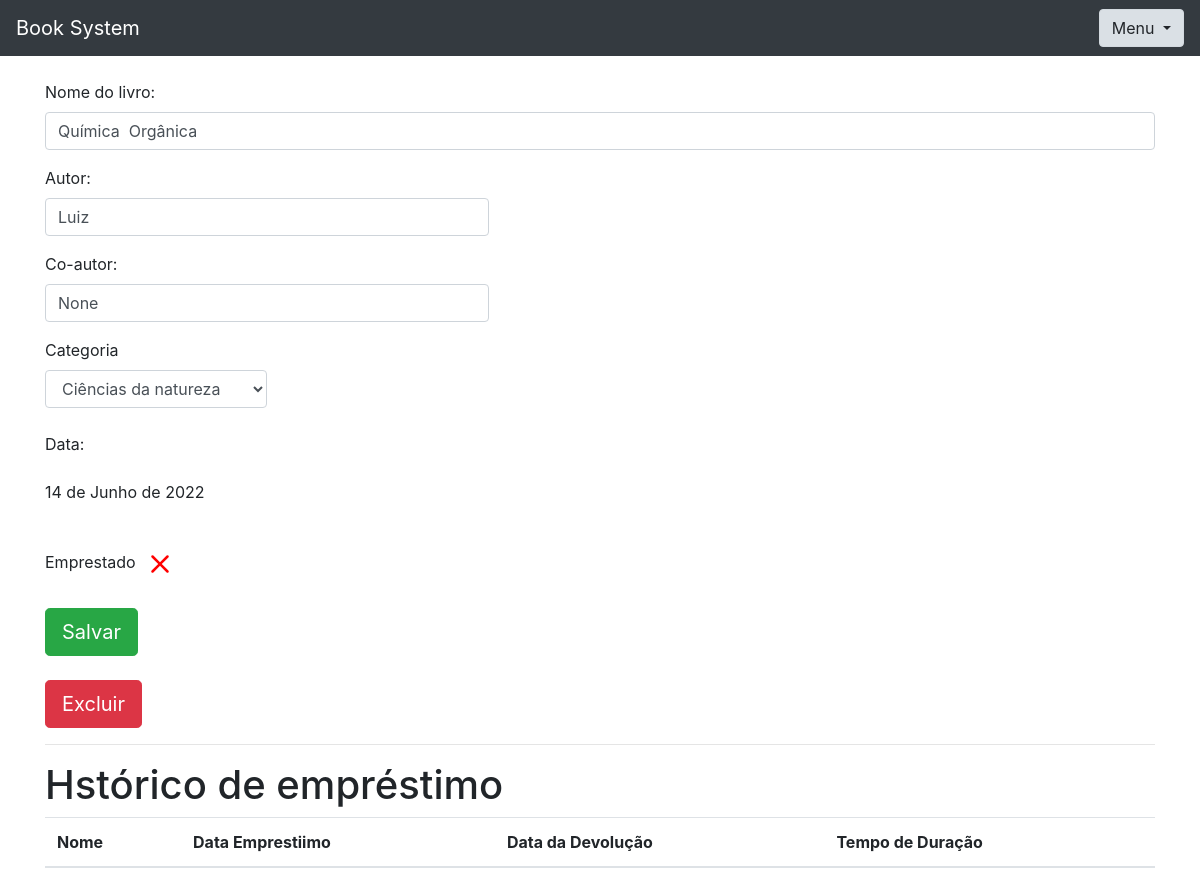
Page /livro/ver_livro/2 (signed in) on the committed database.
### livro/models.py (models this page shows, shortened)
class Livros(models.Model):
    img = models.ImageField(upload_to='capa_livro', null=True, blank=True)
    nome = models.CharField(max_length = 100)
    autor = models.CharField(max_length= 30)
    co_autor = models.CharField(max_length = 30, blank=True, null=True)
    data_cadastro = models.DateField(default=date.today)
    emprestado = models.BooleanField(default=False)
    categoria = models.ForeignKey(Categoria, on_delete=models.DO_NOTHING)
    usuario = models.ForeignKey(Usuario, on_delete=models.DO_NOTHING)
    class Meta:
        verbose_name = 'Livro'

### livro/views.py (the view)
# urls.py: path('ver_livro/<int:id>', views.ver_livros, name='ver_livros'),
def ver_livros(request, id):
    if request.session.get('usuario'):
        livro = Livros.objects.get(id = id)
        if request.session.get('usuario') == livro.usuario.id:
            usuario = Usuario.objects.get(id = request.session['usuario'])
            categoria_livro = Categoria.objects.filter(usuario = request.session.get('usuario'))
            emprestimos = Emprestimos.objects.filter(livro = livro)
            form = CadastroLivro()
            form.fields['usuario'].initial = request.session['usuario']
            form.fields['categoria'].queryset = Categoria.objects.filter(usuario = usuario)
            form_categoria = CategoriaLivro()
            usuarios = Usuario.objects.all()
            livros_emprestar = Livros.objects.filter(emprestado = False)
            livros_emprestados = Livros.objects.filter(usuario = usuario).filter(emprestado = True)
            return render(request, 'ver_livro.html', {'livro': livro,
                                                      'categoria_livro': categoria_livro,
                                                      'emprestimos': emprestimos,
                                                      'usuario_logado': request.session.get('usuario'),
                                                      'form': form,
                                                      'id_livro': id,
                                                      'form_categoria': form_categoria,
                                                      'usuarios': usuarios,
                                                      'livros_emprestar': livros_emprestar,
                                                      'livros_emprestados': livros_emprestados
                                                      })
        else:
            return HttpResponse('Essse livro não é seu')
    return redirect('/auth/login/?status=2')

### livro/forms.py
class CadastroLivro(forms.ModelForm):
    class Meta:
        model = Livros
        fields = "__all__"
    def __init__(self, *args, **kwargs):
        super().__init__(*args, **kwargs)
        self.fields['usuario'].widget = forms.HiddenInput()

class CategoriaLivro(forms.Form):
    nome = forms.CharField(max_length=30)
    descricao = forms.CharField(max_length=60)
    def __init__(self, *args, **kwargs):
        super().__init__(*args, **kwargs)
        self.fields['descricao'].widget = forms.Textarea()

### livro/models.py (called while the page is built)
    def __str__(self) -> str:
        return self.nome

### livro/templates/ver_livro.html (shortened to what this page needs)
{% extends  'base.html' %}
{% load filtros %}
{% block 'conteudo' %}
    <div class="container">
      <br>
      <form action="{% url 'alterar_livro' %}" method="POST">
        <p>
        <label>Nome do livro:</label>
        <input class="form-control" type="text" value="{{livro.nome}}" name="nome_livro">
        </p>
        <p>
          <label>Autor:</label>
          <input style="width: 40%;" class="form-control" type="text" value="{{livro.autor}}" name="autor">
        </p>
        <p>
          <label>Co-autor:</label>
          <input style="width: 40%;" class="form-control" type="text" value="{{livro.co_autor}}" name="co_autor">
        </p>
        <label>Categoria</label>
        <select style="width: 20%;" class="form-control" name="categoria_id">
          {% for i in categoria_livro %}
            {% if livro.categoria.nome == i.nome %}
              <option value="{{i.id}}" selected>{{i}}</option>
            {% else %}
              <option value="{{i.id}}" >{{i}}</option>
            {% endif %}
          {% endfor %}
        </select>
        <br>
        <p>
          <label>Data:</label>
          <p>{{livro.data_cadastro}}</p>
        </p>
            <br>
            <label>Emprestado</label>
              <br>
              <br>
          <input type="submit" class="btn btn-success btn-lg" value="Salvar">
      </form>
      <br>
      <button type="button" class="btn btn-danger btn-lg" data-toggle="modal" data-target="#exampleModal2">
        Excluir
      </button>
      <hr>
      <h1>Hstórico de empréstimo</h1>
      <table class="table table-striped">
        <thead>
          <tr>
            <th scope="col">Nome</th>
            <th scope="col">Data Emprestiimo</th>
            <th scope="col">Data da Devolução</th>
            <th scope="col">Tempo de Duração</th>
          </tr>
        </thead>
      </table>
    </div>
{% endblock %}

### rows in the picture
Livros: nome_livro "Química Orgânica", autor "Luiz", co_autor "None", data_cadastro "14 de Junho de 2022"

### other values in the picture
form field categoria_id "Ciências da natureza"
